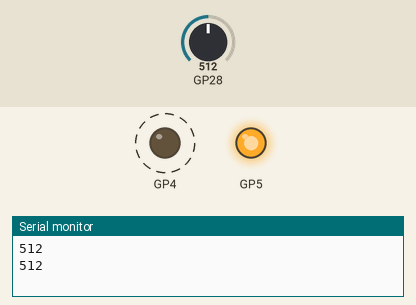
The sketch below on a simulated Raspberry Pi Pico. On the bench: output pins drawn as LEDs (lit = HIGH), the last lines printed to the serial monitor. Dashed ring = blinking. The test bench sets the inputs (shaded band); at power-on: GP28 = 512.

Above: at 1.8 s.
1.9 s: GP28 set to 0
At 3.0 s:
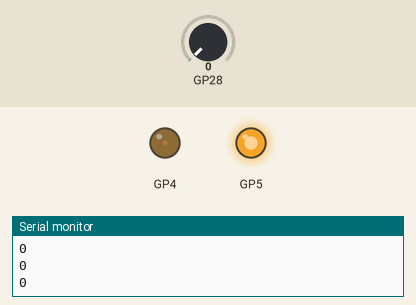
3.6 s: GP28 set to 122
At 3.9 s:
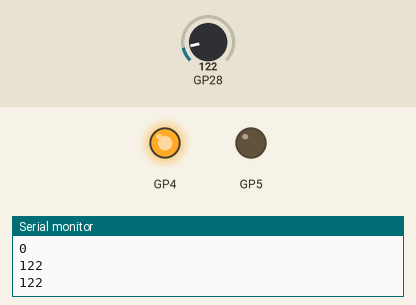
Timing chart, 0 to 13.1 s (numbered marks = the images above; inputs shaded):
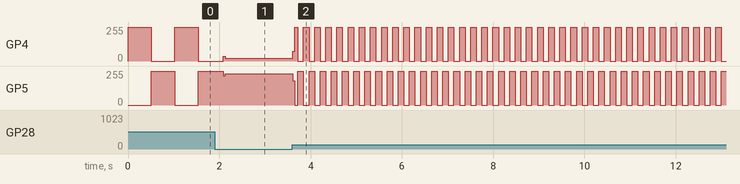

The sketch:

mod9_aula02_04.ino
```cpp
/*
  Author  - Curso De Arduino 2.0
  Link    - https://cursodearduino.net/
  Aula    - Diferenças Pico e Arduino
  Sketch  - Exemplo 04 Monitor Serial
*/

void setup() {
  Serial.begin(9600);

  pinMode(4, OUTPUT);
  pinMode(5, OUTPUT);
}

void loop() {
  int valPot = analogRead(28);
  Serial.println(valPot);

  digitalWrite(4, HIGH);
  digitalWrite(5, LOW);
  delay(valPot);

  digitalWrite(4, LOW);
  digitalWrite(5, HIGH);
  delay(valPot);
}
```

Measured:
- after the input at 3.6 s, GP4: 21/255 → 74/255 at once, then moves between 0/255 and 255/255, repeating every 0.24 s; GP5: 234/255 → 181/255 at once, then moves between 0/255 and 255/255, repeating every 0.24 s
- by itself, GP4: alternates 255/255 for 0.51 s and 0/255 for 0.51 s
